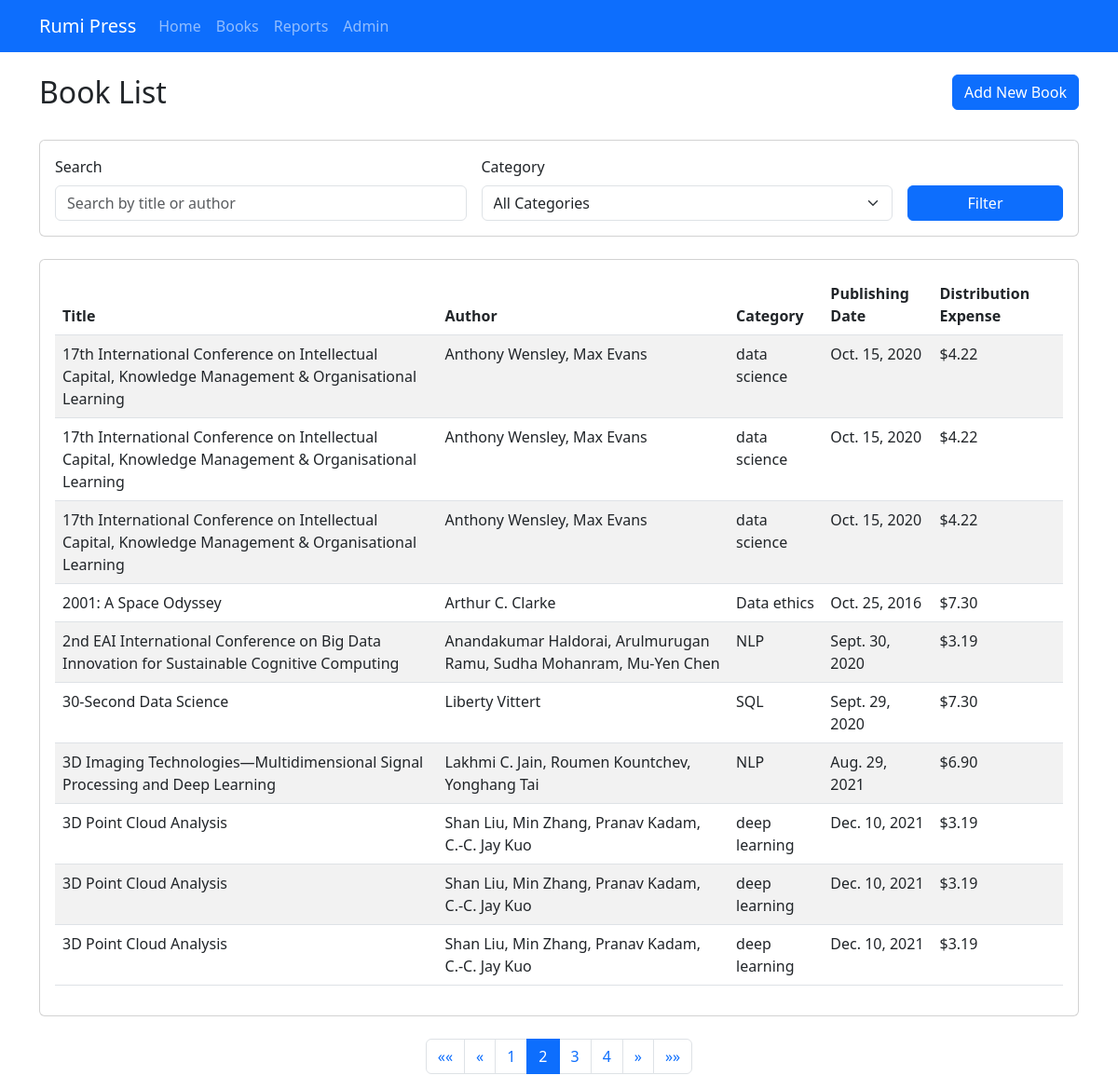
The page /books/?page=2&search=&category= on the database its author committed.
### books/models.py (models this page shows, shortened)
class Book(models.Model):
    title = models.CharField(max_length=255)
    author = models.CharField(max_length=255)
    publishing_date = models.DateField(null=True, blank=True)
    category = models.ForeignKey(Category, on_delete=models.CASCADE)
    distribution_expense = models.DecimalField(max_digits=10, decimal_places=2)

class Category(models.Model):
    name = models.CharField(max_length=100, unique=True)

### books/views.py (the view)
# urls.py: path('books/', book_list_view, name='book_list'),
def book_list_view(request):
    books = Book.objects.all().order_by('title')
    search_query = request.GET.get('search', '')
    if search_query:
        books = books.filter(
            Q(title__icontains=search_query) |
            Q(author__icontains=search_query)
        )
    category_id = request.GET.get('category', '')
    if category_id and category_id != 'all':
        books = books.filter(category__id=category_id)
    categories = Category.objects.all()
    paginator = Paginator(books, 10)  # Show 10 books per page
    page_number = request.GET.get('page', 1)
    page_obj = paginator.get_page(page_number)
    context = {
        'page_obj': page_obj,
        'search_query': search_query,
        'categories': categories,
        'selected_category': category_id,
    }
    return render(request, 'books/book_list.html', context)

### books/templates/books/book_list.html (shortened to what this page needs)
{% extends 'books/base.html' %}
{% block content %}
    <div class="row mb-4">
        <div class="col-md-8">
            <h2>Book List</h2>
        </div>
        <div class="col-md-4 text-end">
            <a href="/admin/books/book/add/" class="btn btn-primary">Add New Book</a>
        </div>
    </div>
    <div class="row mb-4">
        <div class="col-12">
            <div class="card">
                <div class="card-body">
                    <form method="get" class="row g-3 align-items-end">
                        <div class="col-md-5">
                            <label for="search" class="form-label">Search</label>
                            <input type="text" class="form-control" id="search" name="search" placeholder="Search by title or author" value="{{ search_query }}">
                        </div>
                        <div class="col-md-5">
                            <label for="category" class="form-label">Category</label>
                            <select class="form-select" id="category" name="category">
                                <option value="all">All Categories</option>
                            </select>
                        </div>
                        <div class="col-md-2">
                            <button type="submit" class="btn btn-primary w-100">Filter</button>
                        </div>
                    </form>
                </div>
            </div>
        </div>
    </div>
    <div class="row">
        <div class="col-12">
            <div class="card">
                <div class="card-body">
                    <div class="table-responsive">
                        <table class="table table-striped">
                            <thead>
                                <tr>
                                    <th>Title</th>
                                    <th>Author</th>
                                    <th>Category</th>
                                    <th>Publishing Date</th>
                                    <th>Distribution Expense</th>
                                </tr>
                            </thead>
                            <tbody>
                                {% for book in page_obj %}
                                <tr>
                                    <td>{{ book.title }}</td>
                                    <td>{{ book.author }}</td>
                                    <td>{{ book.category.name }}</td>
                                    <td>{% if book.publishing_date %}{{ book.publishing_date }}{% else %}N/A{% endif %}</td>
                                    <td>${{ book.distribution_expense }}</td>
                                </tr>
                                {% empty %}
                                <tr>
                                    <td colspan="5" class="text-center">No books found</td>
                                </tr>
                                {% endfor %}
                            </tbody>
                        </table>
                    </div>
                </div>
            </div>
        </div>
    </div>
    {% if page_obj.has_other_pages %}
    <div class="row mt-4">
        <div class="col-12">
            <nav aria-label="Page navigation">
                <ul class="pagination justify-content-center">
                    {% if page_obj.has_previous %}
                    <li class="page-item">
                        <a class="page-link" href="?page=1&search={{ search_query }}&category={{ selected_category }}" aria-label="First">
                            <span aria-hidden="true">&laquo;&laquo;</span>
                        </a>
                    </li>
                    <li class="page-item">
                        <a class="page-link" href="?page={{ page_obj.previous_page_number }}&search={{ search_query }}&category={{ selected_category }}" aria-label="Previous">
                            <span aria-hidden="true">&laquo;</span>
                        </a>
                    </li>
                    {% endif %}
                    {% for num in page_obj.paginator.page_range %}
                        {% if page_obj.number == num %}
                        <li class="page-item active"><a class="page-link" href="?page={{ num }}&search={{ search_query }}&category={{ selected_category }}">{{ num }}</a></li>
                        {% elif num > page_obj.number|add:'-3' and num < page_obj.number|add:'3' %}
                        <li class="page-item"><a class="page-link" href="?page={{ num }}&search={{ search_query }}&category={{ selected_category }}">{{ num }}</a></li>
                        {% endif %}
                    {% endfor %}
                    {% if page_obj.has_next %}
                    <li class="page-item">
                        <a class="page-link" href="?page={{ page_obj.next_page_number }}&search={{ search_query }}&category={{ selected_category }}" aria-label="Next">
                            <span aria-hidden="true">&raquo;</span>
                        </a>
                    </li>
                    <li class="page-item">
                        <a class="page-link" href="?page={{ page_obj.paginator.num_pages }}&search={{ search_query }}&category={{ selected_category }}" aria-label="Last">
                            <span aria-hidden="true">&raquo;&raquo;</span>
                        </a>
                    </li>
                    {% endif %}
                </ul>
            </nav>
        </div>
    </div>
    {% endif %}
{% endblock %}

### rows shown on the page
Book: title "17th International Conference on Intellectual Capital, Knowledge Management & Organisational Learning", author "Anthony Wensley, Max Evans", category.name "data science", publishing_date "Oct. 15, 2020", distribution_expense "4.22"
Book: title "17th International Conference on Intellectual Capital, Knowledge Management & Organisational Learning", author "Anthony Wensley, Max Evans", category.name "data science", publishing_date "Oct. 15, 2020", distribution_expense "4.22"
Book: title "17th International Conference on Intellectual Capital, Knowledge Management & Organisational Learning", author "Anthony Wensley, Max Evans", category.name "data science", publishing_date "Oct. 15, 2020", distribution_expense "4.22"
Book: title "3D Point Cloud Analysis", author "Shan Liu, Min Zhang, Pranav Kadam, C.-C. Jay Kuo", category.name "deep learning", publishing_date "Dec. 10, 2021", distribution_expense "3.19"
Book: title "3D Point Cloud Analysis", author "Shan Liu, Min Zhang, Pranav Kadam, C.-C. Jay Kuo", category.name "deep learning", publishing_date "Dec. 10, 2021", distribution_expense "3.19"
Book: title "3D Point Cloud Analysis", author "Shan Liu, Min Zhang, Pranav Kadam, C.-C. Jay Kuo", category.name "deep learning", publishing_date "Dec. 10, 2021", distribution_expense "3.19"

### other values the page prints
{{ num }} "1" "3" "4"
{{ num }} "2"
